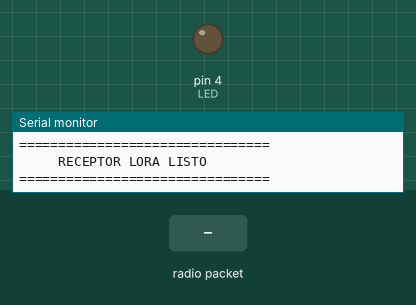
This sketch was run on a simulated Arduino Uno, built with avr-gcc and run on an emulated ATmega328P. Parts: output pins drawn as LEDs (lit = HIGH), the last lines printed to the serial monitor. The inputs (shaded band) are chosen by the test bench. No radio packets arrive unless stated.

Above: at 2.2 s.
2.3 s: radio packet "1" arrives
At 3.5 s:
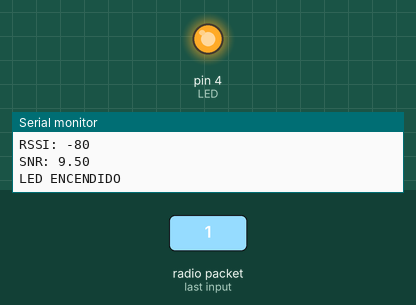
5.3 s: radio packet "2" arrives
Timing chart, 0 to 8.3 s (numbered marks = the images above; inputs shaded):
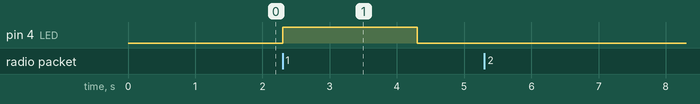

Measured:
- after the input at 2.3 s, pin 4 (LED): LOW → HIGH at once, → LOW 2.0 s later

The sketch:

LoRaReceiver.ino
```cpp
#include <SPI.h>
#include <LoRa.h>

#define SS_PIN    10
#define RST_PIN    9
#define DIO0_PIN   2

#define LED        4

void setup() {

  Serial.begin(9600);
  delay(1000);

  pinMode(LED, OUTPUT);
  digitalWrite(LED, LOW);

  LoRa.setPins(SS_PIN, RST_PIN, DIO0_PIN);

  if (!LoRa.begin(433E6)) {
    Serial.println("Error al iniciar LoRa");
    while (1);
  }

  // Configuración idéntica en emisor y receptor
  LoRa.setSpreadingFactor(7);
  LoRa.setSignalBandwidth(125E3);
  LoRa.setCodingRate4(5);
  LoRa.enableCrc();

  Serial.println("================================");
  Serial.println("     RECEPTOR LORA LISTO");
  Serial.println("================================");
}

void loop() {

  int packetSize = LoRa.parsePacket();

  if (packetSize <= 0) {
    return;
  }

  // Solo aceptar paquetes de 1 byte
  if (packetSize != 1) {

    Serial.print("Paquete invalido. Tamano: ");
    Serial.println(packetSize);

    while (LoRa.available()) {
      LoRa.read();
    }

    return;
  }

  char dato = LoRa.read();

  Serial.print("Dato recibido: ");
  Serial.println(dato);

  Serial.print("RSSI: ");
  Serial.println(LoRa.packetRssi());

  Serial.print("SNR: ");
  Serial.println(LoRa.packetSnr());

  if (dato == '1') {

    digitalWrite(LED, HIGH);
    Serial.println("LED ENCENDIDO");
    delay(2000);
     digitalWrite(LED, LOW);
    Serial.println("LED APAGADO");

  }
  else if (dato == '0') {

    digitalWrite(LED, LOW);
    Serial.println("LED APAGADO");

  }
  else {

    Serial.println("Dato descartado");
  }

  Serial.println("----------------------------");
}
```
